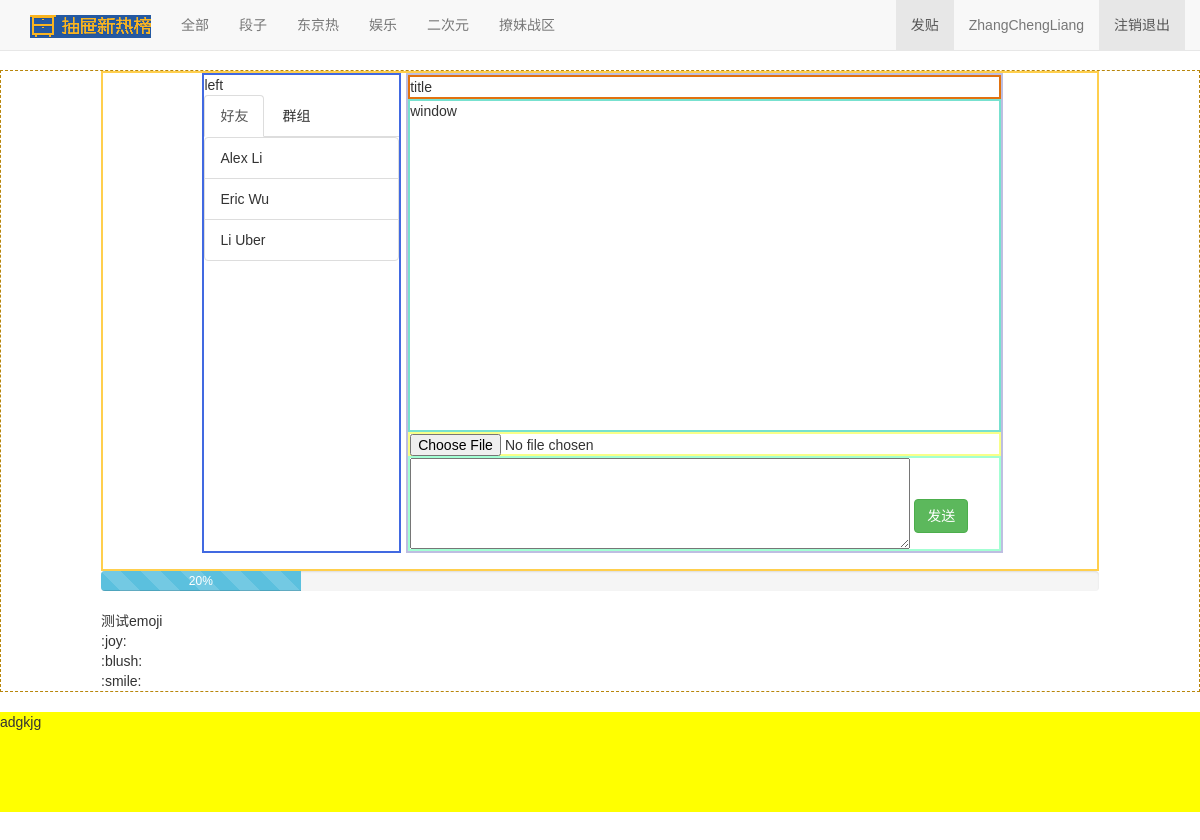
/webchat/ (signed in), run on the app's committed database.
### bbs/models.py (models this page shows, shortened)
class Category(models.Model):  # 版块(分类)表
    name = models.CharField(max_length=64, unique=True)  # 版块名
    brief = models.CharField(max_length=255, null=True, blank=True)  # 简要介绍
    set_to_top_menu = models.BooleanField(default=False)  # 是否显示在界面
    position_index = models.SmallIntegerField()  # 版块的位置
    admin = models.ManyToManyField("UserProfile", blank=True)  # 一个版块可有多个管理员，可不选择

class UserProfile(models.Model):  # 用户表
    user = models.OneToOneField(User)  # 一对一关联，密码在User表
    name = models.CharField(max_length=64)
    signature = models.CharField(max_length=255, blank=True, null=True)  # 个人签名，可以为空
    head_img = models.ImageField(height_field=150, width_field=150, blank=True, null=True)  # 头像，可以不传
    friends = models.ManyToManyField("self", related_name="my_friends", blank=True)
    def __str__(self):
        return self.name

### webchat/views.py (the view)
def chat_dashboard(request):
    category_list = models.Category.objects.filter(set_to_top_menu=True).order_by("position_index")
    return render(request, "webchat/chat_index.html", {"category_list": category_list})

### templates/webchat/chat_index.html (shortened to what this page needs)
{% extends "base.html" %}
{% block page_container %}
    <div class="chat-container">
        <div class="left-chat-panel">
            left
            <div>
                <ul class="nav nav-tabs" role="tablist">
                    <li role="presentation" class="active"><a href="#friends" role="tab" data-toggle="tab">好友</a></li>
                    <li role="presentation"><a href="#group" role="tab" data-toggle="tab">群组</a></li>
                </ul>
                <div class="tab-content">
                    <div role="tabpanel" class="tab-pane active" id="friends">
                        <ul class="list-group">
                            {% for friend in request.user.userprofile.friends.select_related %}
                                <li contact-type="single" id="{{ friend.id }}" class="list-group-item"
                                    onclick="OpenChatWindow(this)">
                                    <span class="contact-name">{{ friend.name }}</span>
                                </li>
                            {% endfor %}
                        </ul>
                    </div>
                </div>
            </div>
        </div>
        <div class="right-chat-panel">
            <div class="chat-box-title" contact-id="" contact-type="">title</div>
            <div class="chat-box-window">window</div>
            <div class="chat-box-emoj">
                <span class="glyphicon glyphicon-download-alt" style="float:right;right: 50%;" onclick="FileUpload()"></span>
                <input id="file_upload" type="file" />
            </div>
            <div class="chat-box-msg">
                <textarea id="msg"></textarea>
                <button class="btn btn-success">发送</button>
            </div>
        </div>
    </div>
    <div class="progress">
        <div class="progress-bar progress-bar-info progress-bar-striped" role="progressbar" aria-valuenow="20" aria-valuemin="0" aria-valuemax="100" style="width: 20%">
            20%
        </div>
    </div>
    <div>
        测试emoji
        <section> :joy: </section>
        <section> :blush: </section>
        <section> :smile: </section>
    </div>
{% endblock %}

### templates/base.html (shortened to what this page needs)
<!DOCTYPE html>
<html lang="zh-CN"><style type="text/css" id="106159481858"></style><head><meta http-equiv="Content-Type" content="text/html; charset=UTF-8">
    <link href="/static/bootstrap-3.3.7-dist/css/bootstrap.min.css" rel="stylesheet">
    <link href="/static/bootstrap-3.3.7-dist/css/page_container.css" rel="stylesheet">
    <link href="/static/bootstrap-3.3.7-dist/css/navbar-fixed-top.css" rel="stylesheet">
    <link href="/static/plugins/emojify.js-master/dist/css/basic/emojify.min.css" rel="stylesheet">
  </head>
  <body> {% csrf_token %}
    <nav class="navbar navbar-default navbar-fixed-top">
      <div class="container">
        <div id="navbar" class="navbar-collapse collapse">
            <div>
                <a class="navbar-brand" href="/bbs">
                    <img src="/static/images/logo.png">
                </a>
            </div>
            <ul class="nav navbar-nav">
                {% for category in category_list %}
                    {% if category.id == category_obj.id %}
                        <li class="active"><a href="/bbs/category/{{ category.id }}">{{ category.name }}</a></li>
                    {% else %}
                        <li class=""><a href="/bbs/category/{{ category.id }}">{{ category.name }}</a></li>
                    {% endif %}
                {% endfor %}
                 <li class=""><a href="/webchat/">撩妹战区</a></li>
            </ul>
          <ul class="nav navbar-nav navbar-right">
            <li class="active"><a href="{% url 'new_article' %}">发贴</a></li>
            {% if request.user.is_authenticated %}
                <li class=""><a href="#">{{ request.user.userprofile }}</a></li>
                 <li class="active"><a href="{% url 'logout' %}">注销退出</a></li>
            {% else %}
                <li class="active"><a href="{% url 'login' %}">登陆/注册</a></li>
            {% endif %}
          </ul>
        </div>
      </div>
    </nav>
    <div class="page-container">
        {% block page_container %}{% endblock %}
    </div>
    <footer class="footer">
        adgkjg
    </footer>
</body></html>

### data on the page
Category: name "全部"
Category: name "段子"
Category: name "东京热"
Category: name "娱乐"
Category: name "二次元"
UserProfile: name "Alex Li"
UserProfile: name "Eric Wu"
UserProfile: name "Li Uber"

### other printed values
{{ request.user.userprofile }} "ZhangChengLiang"
